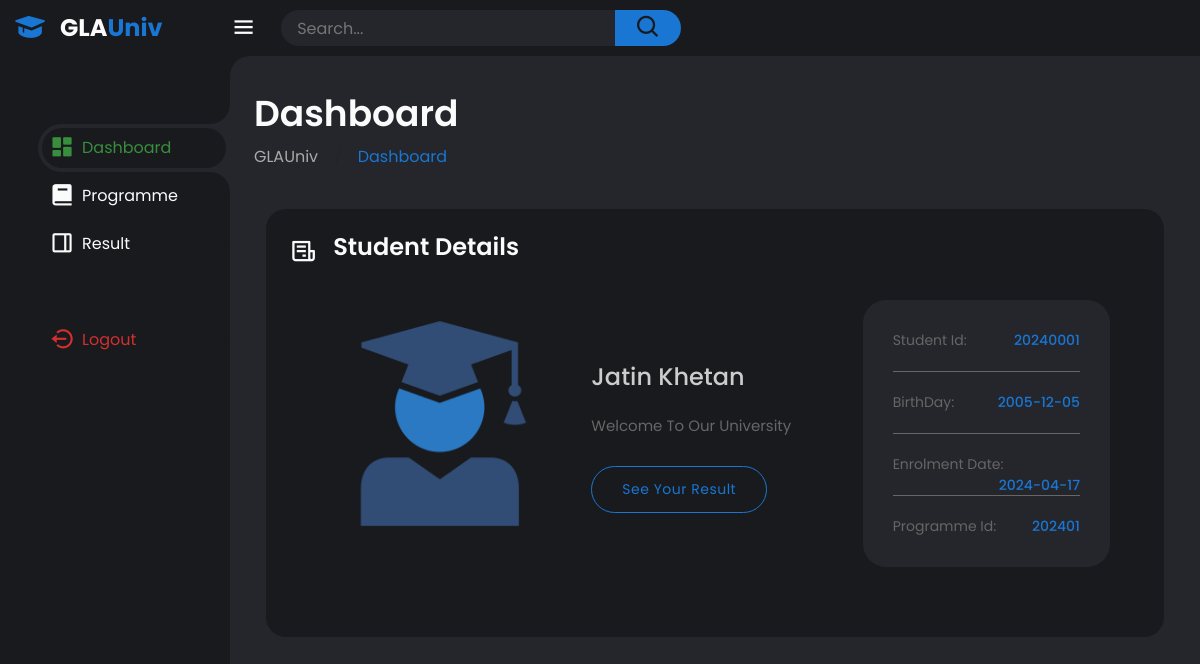
Page /All_files/Student_database/main.php (signed in) on the committed database.
### tables this page shows
CREATE TABLE `student` (
  `student_id` int(11) NOT NULL,
  `student_name` varchar(255) DEFAULT NULL,
  `birthday` date DEFAULT NULL,
  `enrolment_date` date DEFAULT current_timestamp(),
  `programme_id` int(11) DEFAULT NULL,
  `password` varchar(10) NOT NULL
);

### All_files/Student_database/main.php (the view, shortened to what this page needs)
<?php
include("../php_files/Database.php");
?>
<!DOCTYPE html>
<html lang="en">
<head>
    <link href='https://unpkg.com/boxicons@2.1.4/css/boxicons.min.css' rel='stylesheet'>
    <link href="../../css files/bootstrap.min.css" rel="stylesheet">
    <link rel="stylesheet" href="../../css files/Panel.css">
    <link rel="stylesheet" href="../../css files/Student_box.css">
</head>
<body class="dark">
    <div class="sidebar">
        <a href="#" class="logo">
            <i class='bx bxs-graduation'></i>
            <div class="logo-name"><span>GLA</span>Univ</div>
        </a>
        <ul class="side-menu">
            <li class="active"><a href="main.php"><i class='bx bxs-dashboard'></i>Dashboard</a></li>
            <li><a href="programme.php"><i class='bx bxs-book'></i>Programme</a></li>
            <li><a href="result.php"><i class='bx bx-dock-right'></i>Result</a></li>
        </ul>
        <ul class="side-menu">
            <li>
                <a href="../dashboard/Logout.php" class="logout">
                    <i class='bx bx-log-out-circle'></i>
                    Logout
                </a>
            </li>
        </ul>
    </div>
    <div class="content">
        <nav>
            <i class='bx bx-menu'></i>
            <form action="#">
                <div class="form-input">
                    <input type="search" placeholder="Search...">
                    <button class="search-btn" type="submit"><i class='bx bx-search'></i></button>
                </div>
            </form>
        </nav>
        <main>
            <div class="header">
                <div class="left">
                    <h1>Dashboard</h1>
                    <ul class="breadcrumb">
                        <li><a href="#">
                                GLAUniv
                            </a></li>
                        <li><a href="#" class="active">Dashboard</a></li>
                    </ul>
                </div>
            </div>
            <div class="container">
            <div class="bottom-data">
                <div class="orders">
                    <div class="header" style="margin-bottom:0px;">
                        <div class="header" style="margin-bottom:0px;">
                            <i class='bx bx-receipt'></i>
                            <h3>Student Details</h3>
                        </div>
                    </div>
                <div class="row">
                <div class="col-lg-12">
                    <div class="page-content">
                    <div class="row">
                        <div class="col-lg-12">
                        <div class="main-profile ">
                            <div class="row">
                            <div class="col-lg-4">
                                <img src="../../images/User2.png" alt="" style="border-radius: 23px;">
                            </div>
                            <div class="col-lg-4 align-self-center">
                                <div class="main-info header-text">
                                <h4>
                                    <?php
                                    $id = $_SESSION["User_id"];
                                    $student = "SELECT student_name FROM student where student_id = '$id' LIMIT 1";
                                    $result = mysqli_query($conn, $student);
                                    if ($result) {
                                        if (mysqli_num_rows($result) == 1) {
                                            while ($row = mysqli_fetch_assoc($result)) {
                                                echo $row['student_name'];
                                            }
                                        }
                                            else {
                                            echo '<tr><td colspan="3">No recent students found.</td></tr>';
                                        }
                                    } else {
                                        echo 'Error: ' . mysqli_error($connection);
                                    }
                                ?>
                                </h4>
                                <p>Welcome To Our University</p>
                                <div class="main-border-button">
                                    <a href="#">See Your Result </a>
                                </div>
                                </div>
                            </div>
                            <div class="col-lg-4 align-self-center">
                                <ul>
                                <?php
                                    $id = $_SESSION["User_id"];
                                    $student = "SELECT student_id, birthday, enrolment_date, programme_id FROM student where student_id = '$id' LIMIT 1";
                                    $result = mysqli_query($conn, $student);
                                    if ($result) {
                                        if (mysqli_num_rows($result) == 1) {
                                            while ($row = mysqli_fetch_assoc($result)) {
                                                echo '<li> Student Id: ';
                                                echo '<span>'. $row['student_id'] .'</span>';
                                                echo '</li>';
                                                echo '<li> BirthDay: ';
                                                echo '<span>'. $row['birthday'] .'</span>';
                                                echo '</li>';
                                                echo '<li> Enrolment Date: ';
                                                echo '<span>'. $row['enrolment_date'] .'</span>';
                                                echo '</li>';
                                                echo '<li> Programme Id: ';
                                                echo '<span>'. $row['programme_id'] .'</span>';
                                                echo '</li>';
                                            }
                                        }
                                            else {
                                            echo '<tr><td colspan="3">No recent students found.</td></tr>';
                                        }
                                    } else {
                                        echo 'Error: ' . mysqli_error($connection);
                                    }
                                ?>
                                </ul>
                            </div>
                            </div>
                        </div>
                        </div>
                    </div>
                    </div>
                </div>
                </div>
                </div>
            </div>
            </div>
        </main>
    </div>
</body>
</html>

### css files/Student_box.css (style rules this page uses)
a { color: #CCC; text-decoration: none !important; }
img { width: 100%; overflow: hidden; }
p { font-size: 15px; color: #666; line-height: 30px; margin-bottom: 0px; }
.main-border-button a { font-size: 14px; color: #1976D2; background-color: transparent; border: 1px solid #1976D2; padding: 12px 30px; display: inline-block; border-radius: 25px; font-weight: 400; text-transform: capitalize; letter-spacing: 0.5px; transition: all .3s; position: relative; overflow: hidden; }
.main-profile { border-radius: 23px; padding: 30px; background-color: #181a1e; }
.main-profile .main-info h4 { margin-bottom: 20px; color: #CCC; }
.main-profile .main-info .main-border-button { margin-top: 25px; }
.main-profile ul { border-radius: 23px; padding: 30px; background-color: #25252c; }
.main-profile ul li { width: 100%; font-size: 14px; color: #666; margin-bottom: 20px; padding-bottom: 20px; border-bottom: 1px solid #666; }
.main-profile ul li span { float: right; font-weight: 500; color: #1976D2; }
.main-profile ul li:last-child { border-bottom: none; padding-bottom: 0; margin-bottom: 0; }

### rows in the picture
student: student_name "Jatin Khetan", student_id "20240001", birthday "2005-12-05", enrolment_date "2024-04-17", programme "202401"
